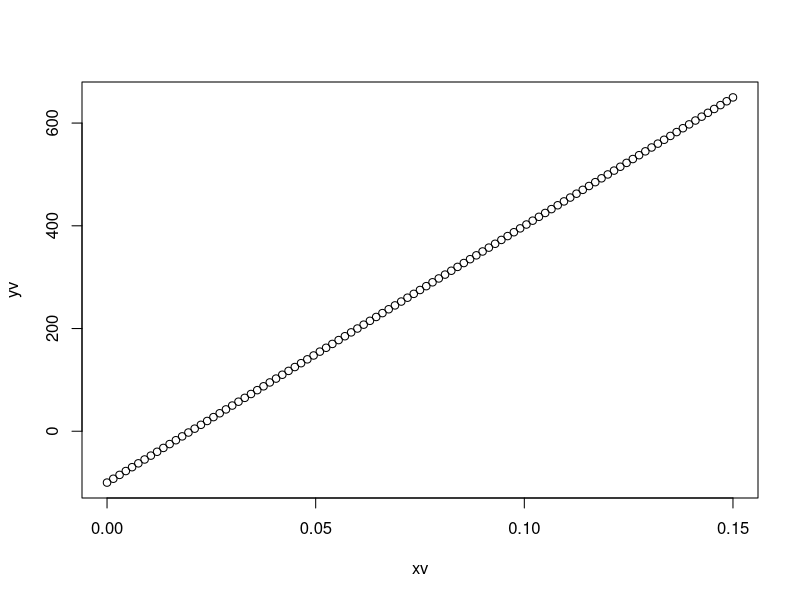
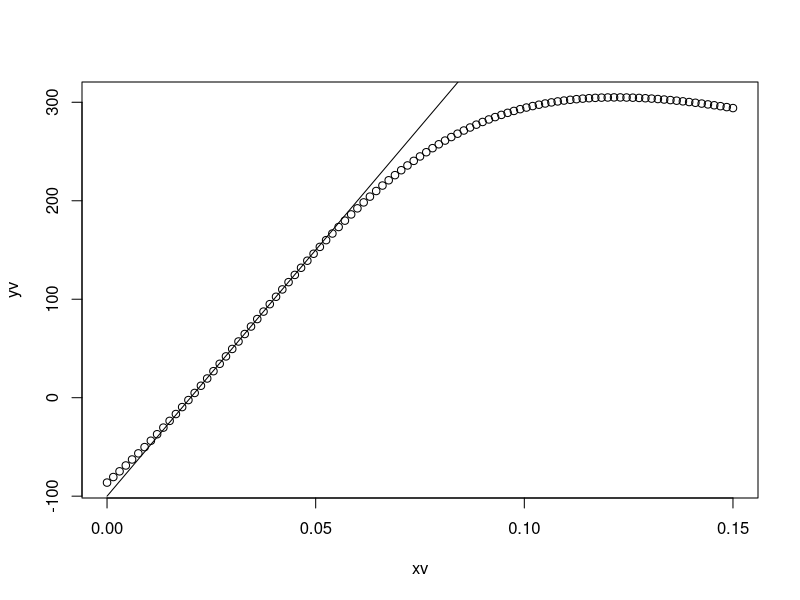

Generate these figures, in order, with R:
# Week 8 Homework 2: 
#
# * Sat Nov 24 2013 10:02:47 PM Steven E. Pav <steven@cerebellumcapital.com>
#

fdisp <- function(x) {
	cat("# ",x,"\n")
}

params <- list(gamma=2,mu=0.08,sigma=0.20,b=4,EDP=0.04)

# Question 1#FOLDUP
fq.se <- function(per.T,myp=params) {
	thse <- myp$sigma / sqrt(per.T)
}
fq1 <- function(myp=params) {
	sapply(c(5,20,50),fq.se)
}
fdisp(100 * fq1())
#  8.944 4.472 2.828 
#UNFOLD

# Question 2#FOLDUP
fq2 <- function(per.T,myp=params) {
	se <- fq.se(per.T,myp=myp)
	w <- myp$mu / (myp$gamma * (se^2 + myp$sigma^2))
}
resu <- 100 * sapply(c(5,20,50,Inf),fq2)
fdisp(resu)
#  83.33 95.24 98.04 100 
#UNFOLD

# Question 3#FOLDUP
fq3 <- function(h,per.T=20,myp=params) {
	se <- h * fq.se(per.T,myp=myp)
	w <- (h * myp$mu) / (myp$gamma * (se^2 + h * myp$sigma^2))
}
resu <- 100 * sapply(c(1,5,20),fq3)
fdisp(resu)
#  95.24 80 50 
#UNFOLD

# Question 4#FOLDUP
fq4 <- function(DP,myp=params) {
	w <- (1/myp$gamma) * (myp$mu + myp$b * (DP - myp$EDP)) / (myp$sigma^2)
}
xv <- seq(0,0.15,length.out=101)
yv <- 100 * sapply(xv,fq4)
plot(xv,yv)
resu <- 100 * sapply(c(2,4,6) / 100,fq4)
fdisp(resu)
#  0 100 200 
#UNFOLD

# Question 5#FOLDUP
#fq5 <- function(DP,sigma.b=2,myp=params) {
	#w <- (1/myp$gamma) * (myp$mu + myp$b * (DP - myp$EDP)) / ((sigma.b)^2 + myp$sigma^2)
#}
#resu <- 100 * sapply(c(2,4,6) / 100,fq5)
#fdisp(resu)
##  0 0.9901 1.98 
##  well, the 0 is correct;

fq5 <- function(DP,sigma.b=2,myp=params) {
	del.DP <- DP - myp$EDP
	Eret <- myp$b * del.DP
	Sret <- myp$sigma^2 + (sigma.b^2) * del.DP^2
	w <- (1/myp$gamma) * (myp$mu + Eret) / (Sret)
}
resu <- 100 * sapply(c(2,4,6) / 100,fq5)
fdisp(resu)
#  0 100 192.3 


#UNFOLD

# Question 6#FOLDUP
xv <- seq(0,0.15,length.out=101)
yv <- 100 * sapply(xv,fq5)
yv.old <- 100 * sapply(xv,fq4)
plot(xv,yv)
lines(xv,yv.old)

# WRONG: The weights with parameter uncertainty have a distinctly lower slope
# as a function of DP, indicating a lot less exploitation of predictability.
# CORRECT: Near the mean DP=0.04, the lines are about the same. Paramter uncertainty makes portfolio weights a nonlinear function which has the biggest effects in sharply reducing the portoflio weight for large DP relative to the standard advice. 


#UNFOLD


#for vim modeline: (do not edit)
# vim:fdm=marker:fmr=FOLDUP,UNFOLD:cms=#%s:syn=r:ft=r
